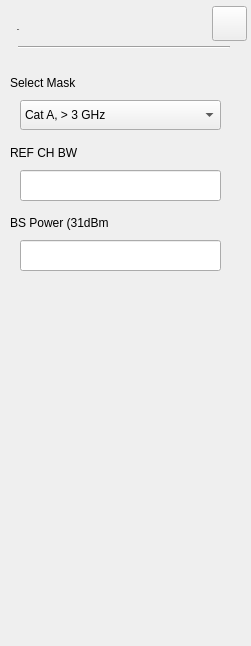
<?xml version="1.0" encoding="UTF-8"?>
<ui version="4.0">
 <class>SA_Dialog_SpecEM</class>
 <widget class="QWidget" name="SA_Dialog_SpecEM">
  <property name="geometry">
   <rect>
    <x>0</x>
    <y>0</y>
    <width>251</width>
    <height>646</height>
   </rect>
  </property>
  <property name="windowTitle">
   <string>Form</string>
  </property>
  <property name="styleSheet">
   <string notr="true">/*******************indoor**********************/
#SA_Dialog_SpecEM[status  =  &quot;indoor&quot;] 
QComboBox
{
	font: 75 13px &quot;Arial&quot;;
	font-weight:bold;
	color:rgba(162, 115, 0, 1);
	padding:8px 23px 7px 10px;
	combobox-popup: 0;
	border-style:flat;
	border-image: url(:/sa/image/dropdown_normal.png);
}

#SA_Dialog_SpecEM[status  =  &quot;indoor&quot;] 
QComboBox:focus
{
	border-image: url(:/sa/image/dropdown_click.png);
	
}

#SA_Dialog_SpecEM[status  =  &quot;indoor&quot;] 
QComboBox::drop-down {
width: 0px;	border-style:flat;
}

#SA_Dialog_SpecEM[status  =  &quot;indoor&quot;] 
QComboBox QAbstractItemView{
   font: 75 14px &quot;Arial&quot;;
	color:rgba(0, 0, 0, 1);
	background:rgba(255,255,255,1);
 	outline:0px;
	border-style:solid;
	border-color:rgba(151, 151, 151, 1);
	border-width:1px;
}

#SA_Dialog_SpecEM[status  =  &quot;indoor&quot;] 
QAbstractItemView::item{
	padding-left:8px;
	width:140px;
	height:32px;
	border-style:flat;
}

#SA_Dialog_SpecEM[status  =  &quot;indoor&quot;] 
QComboBox QAbstractItemView::item:selected
{
 	color:rgba(240, 179, 29, 1); 
}

#SA_Dialog_SpecEM[status  =  &quot;indoor&quot;] SA_LineEdit,
#SA_Dialog_SpecEM[status  =  &quot;indoor&quot;] SA_LineEdit:disable
{	
	background:rgba(255,255,255,1);	
	color:rgba(159,98,0,1);
	padding:8px 6px 7px 6px ;	
	font: 75 12px &quot;Arial&quot;;	
	font-weight:bold;
}
#SA_Dialog_SpecEM[status  =  &quot;indoor&quot;] SA_LineEdit:focus
{	
	outline: none;	
	border:2px solid rgba(162,115,0,1);	
	padding:6px 6px 5px 8px ;
}
/*******************outdoor**********************/
#SA_Dialog_SpecEM[status  =  &quot;outdoor&quot;] 
QComboBox
{
	font: 75 13px &quot;Arial&quot;;
	font-weight:bold;
	color:rgba(162, 115, 0, 1);
	padding:8px 23px 7px 10px;
	combobox-popup: 0;
	border-style:flat;
	border-image: url(:/sa/image/dropdown_normal.png);
}

#SA_Dialog_SpecEM[status  =  &quot;outdoor&quot;] 
QComboBox:focus
{
	border-image: url(:/sa/image/dropdown_click.png);
	
}

#SA_Dialog_SpecEM[status  =  &quot;outdoor&quot;] 
QComboBox::drop-down {
width: 0px;	border-style:flat;
}

#SA_Dialog_SpecEM[status  =  &quot;outdoor&quot;] 
QComboBox QAbstractItemView{
   font: 75 14px &quot;Arial&quot;;
	color:rgba(0, 0, 0, 1);
	background:rgba(255,255,255,1);
 	outline:0px;
	border-style:solid;
	border-color:rgba(151, 151, 151, 1);
	border-width:1px;
}

#SA_Dialog_SpecEM[status  =  &quot;outdoor&quot;] 
QAbstractItemView::item{
	padding-left:8px;
	width:140px;
	height:32px;
	border-style:flat;
}

#SA_Dialog_SpecEM[status  =  &quot;outdoor&quot;] 
QComboBox QAbstractItemView::item:selected
{
 	color:rgba(240, 179, 29, 1); 
}

#SA_Dialog_SpecEM[status  =  &quot;outdoor&quot;] SA_LineEdit,
#SA_Dialog_SpecEM[status  =  &quot;outdoor&quot;] SA_LineEdit:disable
{	
	background:rgba(255,255,255,1);	
	color:rgba(162, 115, 0,1);	
	padding:8px 6px 7px 6px ;	
	font: 75 13px &quot;Arial&quot;;
	font-weight:bold;
}

#SA_Dialog_SpecEM[status  =  &quot;outdoor&quot;] SA_LineEdit:focus
{	
	outline: none;	
	border:2px solid rgba(162,115,0,1);	
	padding:6px 6px 5px 8px ;
}
/*******************night**********************/
#SA_Dialog_SpecEM[status  =  &quot;night&quot;] 
QComboBox
{
	background-color: rgba(251,220,167,0.60);
	color:rgba(159,98,0,1);
	font: 75 13px &quot;Arial&quot;;
	font-weight:bold;
	padding:8px 23px 7px 10px;
	combobox-popup: 0;
	border-style:flat;
	border-image: url(:/sa/image/night/dropdown_normal.png);
}

#SA_Dialog_SpecEM[status  =  &quot;night&quot;] 
QComboBox:focus
{
	border-image: url(:/sa/image/night/dropdown_click.png);
	
}

#SA_Dialog_SpecEM[status  =  &quot;night&quot;] 
QComboBox::drop-down {
width: 0px;	border-style:flat;
}

#SA_Dialog_SpecEM[status  =  &quot;night&quot;] 
QComboBox QAbstractItemView{
   font: 75 14px &quot;Arial&quot;;
	color:rgba(0, 0, 0, 1);
	background-color: #FBDBA7;
 	outline:0px;
	border-style:solid;
	border-color:rgba(151, 151, 151, 1);
	border-width:1px;
}

#SA_Dialog_SpecEM[status  =  &quot;night&quot;] 
QAbstractItemView::item{
	padding-left:8px;
	width:140px;
	height:32px;
	border-style:flat;
}

#SA_Dialog_SpecEM[status  =  &quot;night&quot;] 
QComboBox QAbstractItemView::item:selected
{
 	color:rgba(159,98,0,1);
}

#SA_Dialog_SpecEM[status  =  &quot;night&quot;] SA_LineEdit,
#SA_Dialog_SpecEM[status  =  &quot;night&quot;] SA_LineEdit:disable
{	
	background: rgba(251,220,167,0.60);	
	color:rgba(162, 115, 0,1);	
	padding:8px 6px 7px 6px ;	
	font: 75 13px &quot;Arial&quot;;	
	font-weight:bold;
}

#SA_Dialog_SpecEM[status  =  &quot;night&quot;] SA_LineEdit:focus
{	
	outline: none;
	border:2px solid rgba(162,115,0,1);	
	padding:6px 6px 5px 8px ;
}

</string>
  </property>
  <widget class="QWidget" name="widget" native="true">
   <property name="geometry">
    <rect>
     <x>0</x>
     <y>0</y>
     <width>252</width>
     <height>646</height>
    </rect>
   </property>
   <property name="styleSheet">
    <string notr="true">

#widget&gt;QPushButton
{
	/*color:rgb(255,255,255);*/
}

#widget&gt;QPushButton
{
	color:rgba(123, 123, 123,1);
	border-style:flat;
	font: 75 13px &quot;Arial&quot;;
	font-weight:bold;
}
#widget&gt;QPushButton:checked
{
	color:rgba(87, 87, 87,1);
}


#widget&gt;QLabel
{
	font: 75 13px &quot;Arial&quot;;
	color:rgba(46,46,46,1);
}

#widget&gt;#lblTitle
{
	font: 75 20px &quot;Arial&quot;;
	color:rgba(46,46,46,1);
	line-height:23px;
	font-weight:bold;
}
#pb_cancel
{
border-style:flat;
background-color:rgba(0,0,0,0);
border-image: url(:/sa/image/btn_close_normal.png);
}
#pb_cancel:pressed
{
border-image: url(:/sa/image/btn_close_click.png);
}
#line
{
	background-color:rgba(46,46,46,1);
}
#SA_Dialog_SpecEM[status = &quot;indoor&quot;] #widget
{
background-color:rgba(211,211,211,0.9);
}
#SA_Dialog_SpecEM[status = &quot;outdoor&quot;] #widget{
background-color:rgba(211,211,211,0.9);
}
#SA_Dialog_SpecEM[status = &quot;night&quot;] #widget
{
	background-color:rgba(208,182,139,0.9);
}
</string>
   </property>
   <widget class="QLabel" name="lblTitle">
    <property name="geometry">
     <rect>
      <x>17</x>
      <y>19</y>
      <width>158</width>
      <height>22</height>
     </rect>
    </property>
    <property name="font">
     <font>
      <family>Arial</family>
      <pointsize>-1</pointsize>
      <weight>75</weight>
      <italic>false</italic>
      <bold>true</bold>
     </font>
    </property>
    <property name="text">
     <string>SEM</string>
    </property>
   </widget>
   <widget class="QPushButton" name="pb_cancel">
    <property name="geometry">
     <rect>
      <x>212</x>
      <y>6</y>
      <width>35</width>
      <height>35</height>
     </rect>
    </property>
    <property name="focusPolicy">
     <enum>Qt::NoFocus</enum>
    </property>
    <property name="styleSheet">
     <string notr="true">/*******************indoor**********************/
#SA_Dialog_SpecEM[status  =  &quot;indoor&quot;] QPushButton
{
background-color:rgba(0,0,0,0);
border-image: url(:/sa/image/btn_close_normal.png);
}
#SA_Dialog_SpecEM[status  =  &quot;indoor&quot;] QPushButton:pressed
{
border-image: url(:/sa/image/btn_close_click.png);
}

/*******************outdoor**********************/
#SA_Dialog_SpecEM[status  =  &quot;outdoor&quot;] QPushButton
{
background-color:rgba(0,0,0,0);
border-image: url(:/sa/image/btn_close_normal.png);
}
#SA_Dialog_SpecEM[status  =  &quot;outdoor&quot;] QPushButton:pressed
{
border-image: url(:/sa/image/btn_close_click.png);
}

/*******************night**********************/
#SA_Dialog_SpecEM[status  =  &quot;night&quot;] QPushButton
{
background-color:rgba(0,0,0,0);
border-image: url(:/sa/image/night/btn_close_normal.png);
}
#SA_Dialog_SpecEM[status  =  &quot;night&quot;] QPushButton:pressed
{
border-image: url(:/sa/image/night/btn_close_click.png);
}</string>
    </property>
    <property name="text">
     <string/>
    </property>
   </widget>
   <widget class="Line" name="line">
    <property name="geometry">
     <rect>
      <x>18</x>
      <y>46</y>
      <width>212</width>
      <height>2</height>
     </rect>
    </property>
    <property name="orientation">
     <enum>Qt::Horizontal</enum>
    </property>
   </widget>
   <widget class="QLabel" name="lbl_Speed">
    <property name="geometry">
     <rect>
      <x>284</x>
      <y>262</y>
      <width>68</width>
      <height>30</height>
     </rect>
    </property>
    <property name="text">
     <string>Sweep
Speed</string>
    </property>
   </widget>
   <widget class="QPushButton" name="pb_Speed_Normal">
    <property name="geometry">
     <rect>
      <x>360</x>
      <y>262</y>
      <width>69</width>
      <height>30</height>
     </rect>
    </property>
    <property name="focusPolicy">
     <enum>Qt::NoFocus</enum>
    </property>
    <property name="styleSheet">
     <string notr="true">QPushButton:checked
{
	padding: 8px 14px 7px 10px;
	background-image: url(:/sa/image/fre_checked_left.png);
}
QPushButton:!checked
{
	padding: 8px 14px 7px 10px;
	background-image: url(:/sa/image/fre_checked_right.png);
}</string>
    </property>
    <property name="text">
     <string>Normal</string>
    </property>
    <property name="checkable">
     <bool>true</bool>
    </property>
    <property name="checked">
     <bool>true</bool>
    </property>
    <property name="autoExclusive">
     <bool>true</bool>
    </property>
   </widget>
   <widget class="QPushButton" name="pb_Speed_Fast">
    <property name="geometry">
     <rect>
      <x>431</x>
      <y>262</y>
      <width>69</width>
      <height>30</height>
     </rect>
    </property>
    <property name="focusPolicy">
     <enum>Qt::NoFocus</enum>
    </property>
    <property name="styleSheet">
     <string notr="true">QPushButton:checked
{
padding: 8px 5px 7px 6px;
	background-image: url(:/sa/image/fre_checked_right.png);
	background-position:right;
}

QPushButton:!checked
{
padding: 8px 5px 7px 6px;
	background-image: url(:/sa/image/fre_checked_left.png);
	background-position:right;
}</string>
    </property>
    <property name="text">
     <string>Fast</string>
    </property>
    <property name="checkable">
     <bool>true</bool>
    </property>
    <property name="autoExclusive">
     <bool>true</bool>
    </property>
   </widget>
   <widget class="SA_Combobox" name="MaskBox">
    <property name="geometry">
     <rect>
      <x>20</x>
      <y>100</y>
      <width>201</width>
      <height>30</height>
     </rect>
    </property>
    <property name="styleSheet">
     <string notr="true"/>
    </property>
    <property name="editable">
     <bool>false</bool>
    </property>
    <property name="maxVisibleItems">
     <number>112</number>
    </property>
    <item>
     <property name="text">
      <string>Cat A, &gt; 3 GHz</string>
     </property>
    </item>
    <item>
     <property name="text">
      <string>Cat B, &gt; 3 GHz</string>
     </property>
    </item>
    <item>
     <property name="text">
      <string> 31&lt; P &lt; 38 dBm, &gt; 3 GHz</string>
     </property>
    </item>
    <item>
     <property name="text">
      <string> P &lt; 31 dBm, &gt; 3 GHz</string>
     </property>
    </item>
   </widget>
   <widget class="QLabel" name="lblVBWValue_3">
    <property name="geometry">
     <rect>
      <x>10</x>
      <y>140</y>
      <width>81</width>
      <height>25</height>
     </rect>
    </property>
    <property name="text">
     <string>REF CH BW</string>
    </property>
   </widget>
   <widget class="SA_LineEdit" name="ChBwEdit">
    <property name="geometry">
     <rect>
      <x>20</x>
      <y>170</y>
      <width>201</width>
      <height>31</height>
     </rect>
    </property>
   </widget>
   <widget class="SA_LineEdit" name="BSPowerEdit">
    <property name="geometry">
     <rect>
      <x>20</x>
      <y>240</y>
      <width>201</width>
      <height>31</height>
     </rect>
    </property>
   </widget>
   <widget class="QLabel" name="lblBSPowerValue">
    <property name="geometry">
     <rect>
      <x>10</x>
      <y>210</y>
      <width>211</width>
      <height>25</height>
     </rect>
    </property>
    <property name="text">
     <string>BS Power (31dBm &lt;P&lt;=38dBm)</string>
    </property>
   </widget>
   <widget class="QLabel" name="lblVBWValue_5">
    <property name="geometry">
     <rect>
      <x>10</x>
      <y>70</y>
      <width>81</width>
      <height>25</height>
     </rect>
    </property>
    <property name="text">
     <string>Select Mask</string>
    </property>
   </widget>
  </widget>
  <widget class="QPushButton" name="pb_Display_Abs">
   <property name="geometry">
    <rect>
     <x>260</x>
     <y>110</y>
     <width>216</width>
     <height>30</height>
    </rect>
   </property>
   <property name="focusPolicy">
    <enum>Qt::NoFocus</enum>
   </property>
   <property name="styleSheet">
    <string notr="true">/**********************indoor************************/
#SA_Dialog_SpecEM[status  =  &quot;indoor&quot;] QPushButton
{
	color:white;
	background-image: url(:/sa/image/btn_w216_nor.png);
}

#SA_Dialog_SpecEM[status  =  &quot;indoor&quot;] QPushButton:checked
{
	background-image: url(:/sa/image/btn_w216_click.png);
}
/**********************outdoor************************/
#SA_Dialog_SpecEM[status  =  &quot;outdoor&quot;] QPushButton
{
	color:white;
	background-image: url(:/sa/image/btn_w216_nor.png);
}

#SA_Dialog_SpecEM[status  =  &quot;outdoor&quot;] QPushButton:checked
{
	background-image: url(:/sa/image/btn_w216_click.png);
}
/**********************night************************/
#SA_Dialog_SpecEM[status  =  &quot;night&quot;] QPushButton
{
	color: #FBDBA7;
	border-image: url(:/sa/image/btn_w216_nor.png);
}

#SA_Dialog_SpecEM[status  =  &quot;night&quot;] QPushButton:checked
{
	color:rgba(252, 220, 168, 1);
	border-image: url(:/sa/image/night/btn_w216_click.png);
}</string>
   </property>
   <property name="text">
    <string>Abs Peak Pwr &amp;&amp; Freq</string>
   </property>
   <property name="checkable">
    <bool>true</bool>
   </property>
   <attribute name="buttonGroup">
    <string notr="true">buttonGroup</string>
   </attribute>
  </widget>
  <widget class="QPushButton" name="pb_Display_IntePwr">
   <property name="geometry">
    <rect>
     <x>260</x>
     <y>190</y>
     <width>216</width>
     <height>30</height>
    </rect>
   </property>
   <property name="focusPolicy">
    <enum>Qt::NoFocus</enum>
   </property>
   <property name="styleSheet">
    <string notr="true">/**********************indoor************************/
#SA_Dialog_SpecEM[status  =  &quot;indoor&quot;] QPushButton
{
	color:white;
	background-image: url(:/sa/image/btn_w216_nor.png);
}

#SA_Dialog_SpecEM[status  =  &quot;indoor&quot;] QPushButton:checked
{
	background-image: url(:/sa/image/btn_w216_click.png);
}
/**********************outdoor************************/
#SA_Dialog_SpecEM[status  =  &quot;outdoor&quot;] QPushButton
{
	color:white;
	background-image: url(:/sa/image/btn_w216_nor.png);
}

#SA_Dialog_SpecEM[status  =  &quot;outdoor&quot;] QPushButton:checked
{
	background-image: url(:/sa/image/btn_w216_click.png);
}
/**********************night************************/
#SA_Dialog_SpecEM[status  =  &quot;night&quot;] QPushButton
{
	color: #FBDBA7;
	border-image: url(:/sa/image/btn_w216_nor.png);
}

#SA_Dialog_SpecEM[status  =  &quot;night&quot;] QPushButton:checked
{
	color:rgba(252, 220, 168, 1);
	border-image: url(:/sa/image/night/btn_w216_click.png);
}</string>
   </property>
   <property name="text">
    <string>Integrated Power</string>
   </property>
   <property name="checkable">
    <bool>true</bool>
   </property>
   <attribute name="buttonGroup">
    <string notr="true">buttonGroup</string>
   </attribute>
  </widget>
  <widget class="QPushButton" name="pb_Display_Ref">
   <property name="geometry">
    <rect>
     <x>260</x>
     <y>150</y>
     <width>216</width>
     <height>30</height>
    </rect>
   </property>
   <property name="focusPolicy">
    <enum>Qt::NoFocus</enum>
   </property>
   <property name="styleSheet">
    <string notr="true">/**********************indoor************************/
#SA_Dialog_SpecEM[status  =  &quot;indoor&quot;] QPushButton
{
	color:white;
	background-image: url(:/sa/image/btn_w216_nor.png);
}

#SA_Dialog_SpecEM[status  =  &quot;indoor&quot;] QPushButton:checked
{
	background-image: url(:/sa/image/btn_w216_click.png);
}
/**********************outdoor************************/
#SA_Dialog_SpecEM[status  =  &quot;outdoor&quot;] QPushButton
{
	color:white;
	background-image: url(:/sa/image/btn_w216_nor.png);
}

#SA_Dialog_SpecEM[status  =  &quot;outdoor&quot;] QPushButton:checked
{
	background-image: url(:/sa/image/btn_w216_click.png);
}
/**********************night************************/
#SA_Dialog_SpecEM[status  =  &quot;night&quot;] QPushButton
{
	color: #FBDBA7;
	border-image: url(:/sa/image/btn_w216_nor.png);
}

#SA_Dialog_SpecEM[status  =  &quot;night&quot;] QPushButton:checked
{
	color:rgba(252, 220, 168, 1);
	border-image: url(:/sa/image/night/btn_w216_click.png);
}</string>
   </property>
   <property name="text">
    <string>Rel Peak Pwr &amp;&amp; Freq</string>
   </property>
   <property name="checkable">
    <bool>true</bool>
   </property>
   <attribute name="buttonGroup">
    <string notr="true">buttonGroup</string>
   </attribute>
  </widget>
  <widget class="QPushButton" name="pb_ref_SpecPk">
   <property name="geometry">
    <rect>
     <x>270</x>
     <y>350</y>
     <width>216</width>
     <height>30</height>
    </rect>
   </property>
   <property name="focusPolicy">
    <enum>Qt::NoFocus</enum>
   </property>
   <property name="styleSheet">
    <string notr="true">/**********************indoor************************/
#SA_Dialog_SpecEM[status  =  &quot;indoor&quot;] QPushButton
{
	color:white;
	background-image: url(:/sa/image/btn_w216_nor.png);
}

#SA_Dialog_SpecEM[status  =  &quot;indoor&quot;] QPushButton:checked
{
	background-image: url(:/sa/image/btn_w216_click.png);
}
/**********************outdoor************************/
#SA_Dialog_SpecEM[status  =  &quot;outdoor&quot;] QPushButton
{
	color:white;
	background-image: url(:/sa/image/btn_w216_nor.png);
}

#SA_Dialog_SpecEM[status  =  &quot;outdoor&quot;] QPushButton:checked
{
	background-image: url(:/sa/image/btn_w216_click.png);
}
/**********************night************************/
#SA_Dialog_SpecEM[status  =  &quot;night&quot;] QPushButton
{
	color: #FBDBA7;
	border-image: url(:/sa/image/btn_w216_nor.png);
}

#SA_Dialog_SpecEM[status  =  &quot;night&quot;] QPushButton:checked
{
	color:rgba(252, 220, 168, 1);
	border-image: url(:/sa/image/night/btn_w216_click.png);
}
</string>
   </property>
   <property name="text">
    <string>Spectrum Pk Ref</string>
   </property>
   <property name="checkable">
    <bool>true</bool>
   </property>
   <attribute name="buttonGroup">
    <string notr="true">buttonGroup_2</string>
   </attribute>
  </widget>
  <widget class="QPushButton" name="pb_ref_PSD">
   <property name="geometry">
    <rect>
     <x>270</x>
     <y>310</y>
     <width>216</width>
     <height>30</height>
    </rect>
   </property>
   <property name="focusPolicy">
    <enum>Qt::NoFocus</enum>
   </property>
   <property name="styleSheet">
    <string notr="true">/**********************indoor************************/
#SA_Dialog_SpecEM[status  =  &quot;indoor&quot;] QPushButton
{
	color:white;
	background-image: url(:/sa/image/btn_w216_nor.png);
}

#SA_Dialog_SpecEM[status  =  &quot;indoor&quot;] QPushButton:checked
{
	background-image: url(:/sa/image/btn_w216_click.png);
}
/**********************outdoor************************/
#SA_Dialog_SpecEM[status  =  &quot;outdoor&quot;] QPushButton
{
	color:white;
	background-image: url(:/sa/image/btn_w216_nor.png);
}

#SA_Dialog_SpecEM[status  =  &quot;outdoor&quot;] QPushButton:checked
{
	background-image: url(:/sa/image/btn_w216_click.png);
}
/**********************night************************/
#SA_Dialog_SpecEM[status  =  &quot;night&quot;] QPushButton
{
	color: #FBDBA7;
	border-image: url(:/sa/image/btn_w216_nor.png);
}

#SA_Dialog_SpecEM[status  =  &quot;night&quot;] QPushButton:checked
{
	color:rgba(252, 220, 168, 1);
	border-image: url(:/sa/image/night/btn_w216_click.png);
}</string>
   </property>
   <property name="text">
    <string>PSD Ref</string>
   </property>
   <property name="checkable">
    <bool>true</bool>
   </property>
   <attribute name="buttonGroup">
    <string notr="true">buttonGroup_2</string>
   </attribute>
  </widget>
  <widget class="QPushButton" name="pb_ref_TotalPwr">
   <property name="geometry">
    <rect>
     <x>270</x>
     <y>270</y>
     <width>216</width>
     <height>30</height>
    </rect>
   </property>
   <property name="focusPolicy">
    <enum>Qt::NoFocus</enum>
   </property>
   <property name="styleSheet">
    <string notr="true">/**********************indoor************************/
#SA_Dialog_SpecEM[status  =  &quot;indoor&quot;] QPushButton
{
	color:white;
	background-image: url(:/sa/image/btn_w216_nor.png);
}

#SA_Dialog_SpecEM[status  =  &quot;indoor&quot;] QPushButton:checked
{
	background-image: url(:/sa/image/btn_w216_click.png);
}
/**********************outdoor************************/
#SA_Dialog_SpecEM[status  =  &quot;outdoor&quot;] QPushButton
{
	color:white;
	background-image: url(:/sa/image/btn_w216_nor.png);
}

#SA_Dialog_SpecEM[status  =  &quot;outdoor&quot;] QPushButton:checked
{
	background-image: url(:/sa/image/btn_w216_click.png);
}
/**********************night************************/
#SA_Dialog_SpecEM[status  =  &quot;night&quot;] QPushButton
{
	color: #FBDBA7;
	border-image: url(:/sa/image/btn_w216_nor.png);
}

#SA_Dialog_SpecEM[status  =  &quot;night&quot;] QPushButton:checked
{
	color:rgba(252, 220, 168, 1);
	border-image: url(:/sa/image/night/btn_w216_click.png);
}</string>
   </property>
   <property name="text">
    <string>Total Pwr Ref</string>
   </property>
   <property name="checkable">
    <bool>true</bool>
   </property>
   <attribute name="buttonGroup">
    <string notr="true">buttonGroup_2</string>
   </attribute>
  </widget>
  <widget class="QLabel" name="label_22">
   <property name="geometry">
    <rect>
     <x>290</x>
     <y>420</y>
     <width>111</width>
     <height>15</height>
    </rect>
   </property>
   <property name="text">
    <string>Display Type</string>
   </property>
  </widget>
  <widget class="SA_Combobox" name="RefBox">
   <property name="geometry">
    <rect>
     <x>290</x>
     <y>490</y>
     <width>216</width>
     <height>30</height>
    </rect>
   </property>
   <property name="styleSheet">
    <string notr="true"/>
   </property>
   <property name="editable">
    <bool>false</bool>
   </property>
   <property name="maxVisibleItems">
    <number>112</number>
   </property>
   <item>
    <property name="text">
     <string>Total Pwr Ref</string>
    </property>
   </item>
   <item>
    <property name="text">
     <string>PSD Ref</string>
    </property>
   </item>
   <item>
    <property name="text">
     <string>Spectrum Pk Ref</string>
    </property>
   </item>
  </widget>
  <widget class="QLabel" name="label_23">
   <property name="geometry">
    <rect>
     <x>288</x>
     <y>470</y>
     <width>111</width>
     <height>15</height>
    </rect>
   </property>
   <property name="text">
    <string>Reference Type</string>
   </property>
  </widget>
  <widget class="SA_Combobox" name="DisplayBox">
   <property name="geometry">
    <rect>
     <x>290</x>
     <y>440</y>
     <width>216</width>
     <height>30</height>
    </rect>
   </property>
   <property name="styleSheet">
    <string notr="true"/>
   </property>
   <property name="editable">
    <bool>false</bool>
   </property>
   <property name="maxVisibleItems">
    <number>112</number>
   </property>
   <item>
    <property name="text">
     <string>Abs Peak Pwr &amp; Freq</string>
    </property>
   </item>
   <item>
    <property name="text">
     <string>Rel Peak Pwr &amp; Freq</string>
    </property>
   </item>
   <item>
    <property name="text">
     <string>Integrated Power</string>
    </property>
   </item>
  </widget>
 </widget>
 <customwidgets>
  <customwidget>
   <class>SA_LineEdit</class>
   <extends>QLineEdit</extends>
   <header location="global">sa_lineedit.h</header>
   <slots>
    <signal>clicked()</signal>
   </slots>
  </customwidget>
  <customwidget>
   <class>SA_Combobox</class>
   <extends>QComboBox</extends>
   <header>sa_combobox.h</header>
   <slots>
    <signal>clicked()</signal>
   </slots>
  </customwidget>
 </customwidgets>
 <resources/>
 <connections/>
 <buttongroups>
  <buttongroup name="buttonGroup_2"/>
  <buttongroup name="buttonGroup"/>
 </buttongroups>
</ui>
